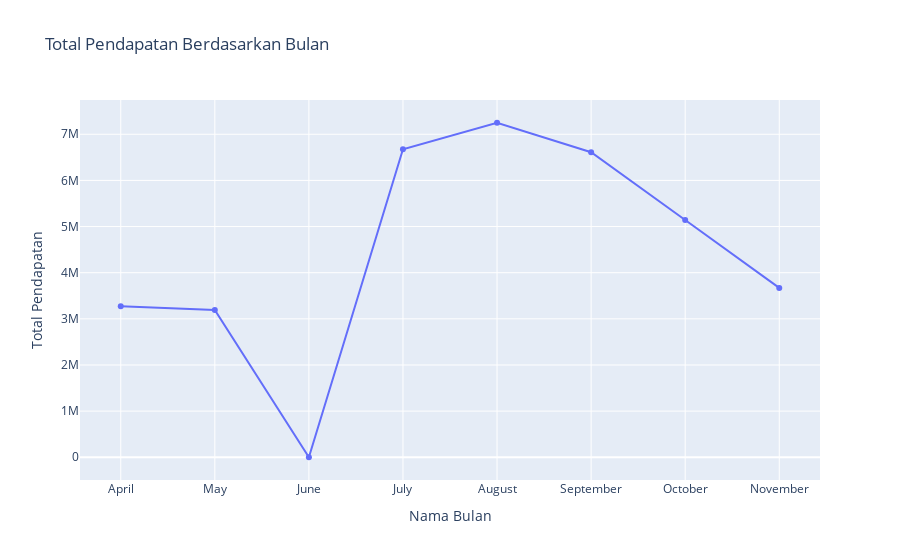

Source (notebook cell):
### Code cell
import plotly.express as px # plotly
fig = px.line(pendapatan_per_bulan, x="nama_bulan", y="total_pendapatan", title="Total Pendapatan Berdasarkan Bulan", markers=True)
fig.update_xaxes(title="Nama Bulan")
fig.update_yaxes(title="Total Pendapatan")
fig.show()

### Figure 1 — Plotly figure (JSON) as saved in the notebook; plotly's stock layout.template omitted (floating-point values rounded to 4 significant figures)
{"data": [{"hovertemplate": "nama_bulan=%{x}<br>total_pendapatan=%{y}<extra></extra>", "legendgroup": "", "line": {"color": "#636efa", "dash": "solid"}, "marker": {"symbol": "circle"}, "mode": "lines+markers", "name": "", "orientation": "v", "showlegend": false, "type": "scatter", "x": ["April", "May", "June", "July", "August", "September", "October", "November"], "xaxis": "x", "y": [3274500, 3191250, 0, 6675000, 7250000, 6610000, 5143000, 3670000], "yaxis": "y"}], "layout": {"legend": {"tracegroupgap": 0}, "title": {"text": "Total Pendapatan Berdasarkan Bulan"}, "xaxis": {"anchor": "y", "domain": [0, 1], "title": {"text": "Nama Bulan"}}, "yaxis": {"anchor": "x", "domain": [0, 1], "title": {"text": "Total Pendapatan"}}}}
